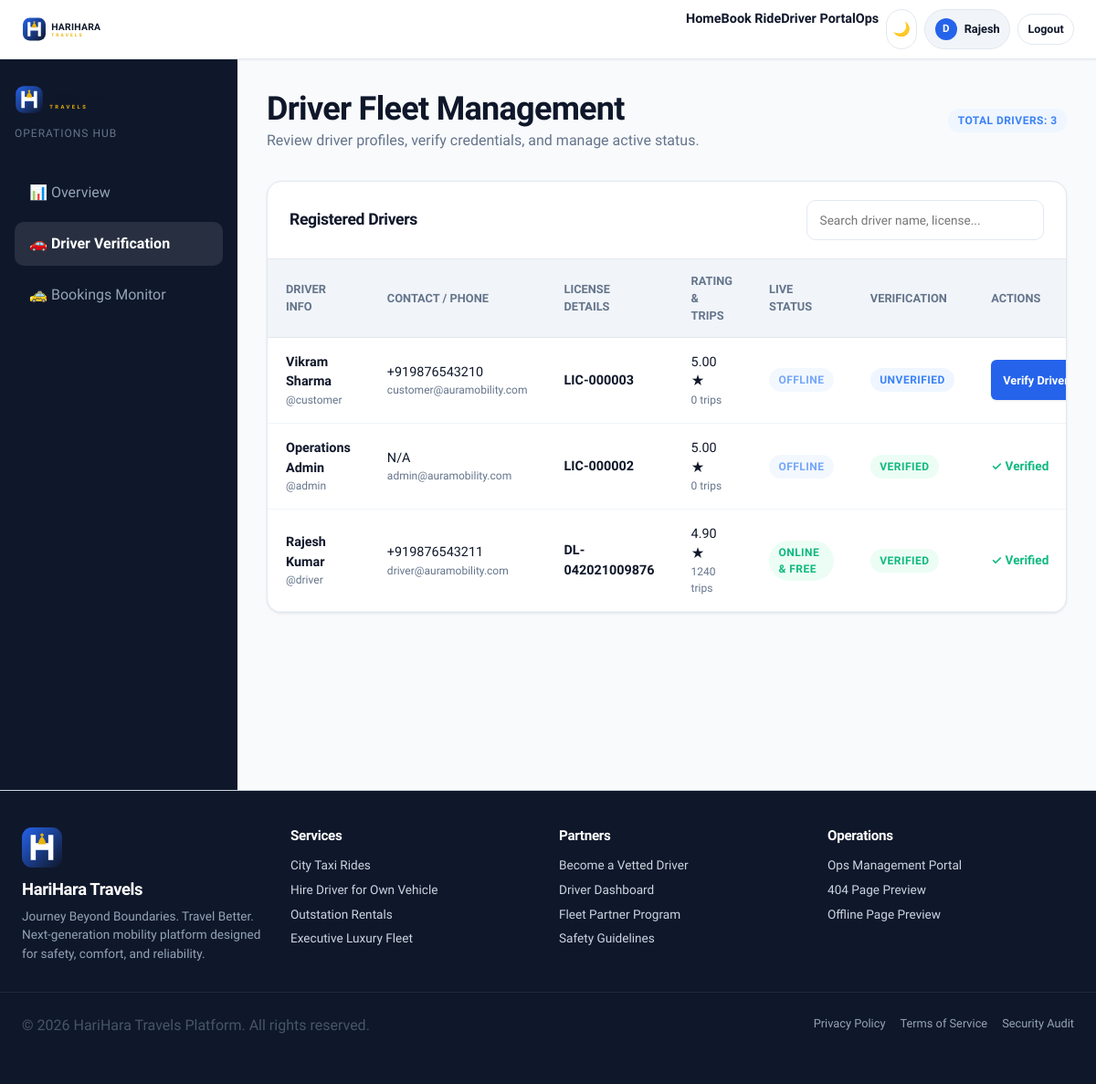
/admin-ops/drivers/ (signed in), run on an earlier commit of the app's database.
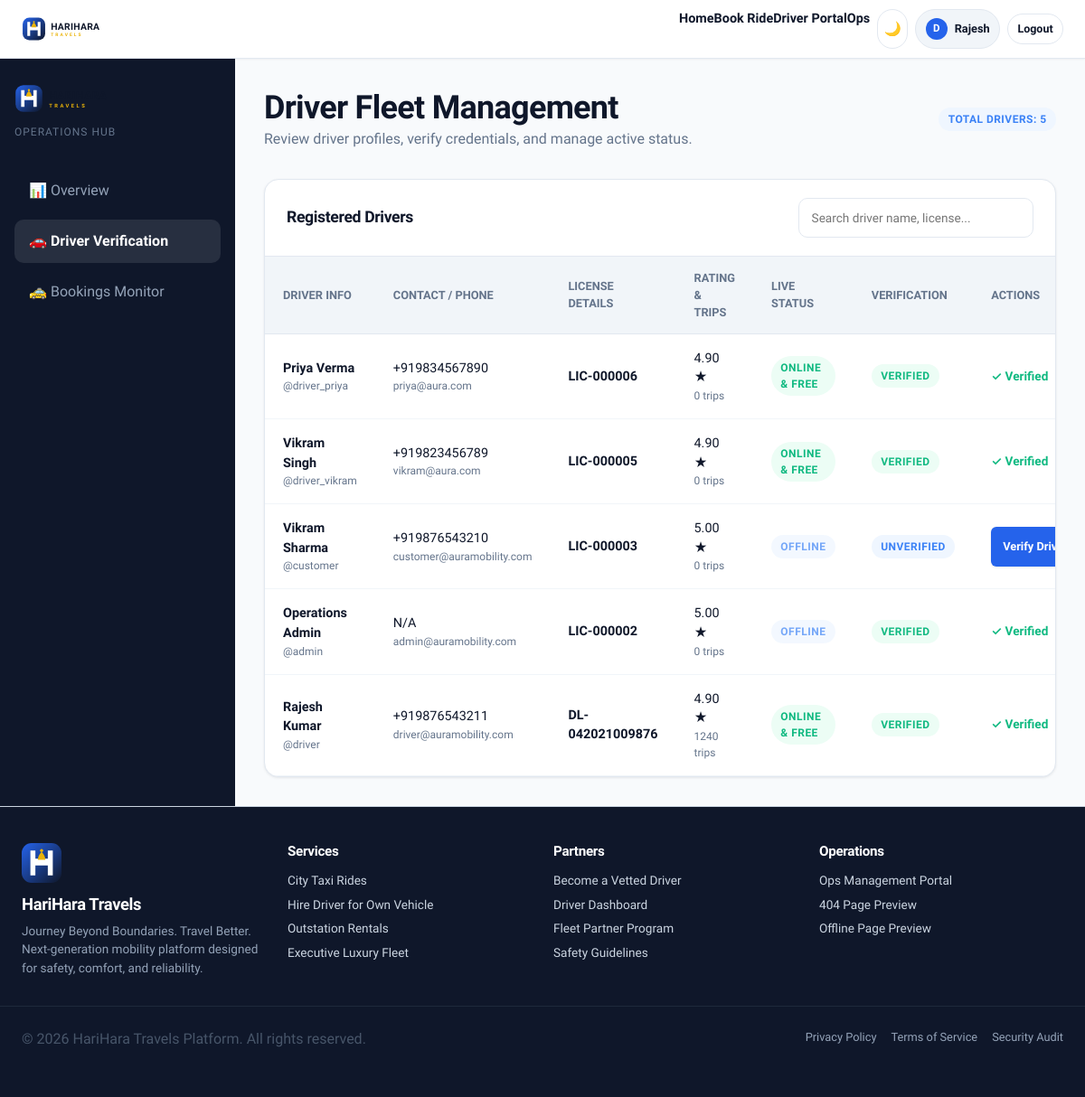
And on a later commit of the database.
### apps/drivers/models.py (models this page shows, shortened)
class DriverProfile(models.Model):
    class VerificationStatus(models.TextChoices):
        UNVERIFIED = 'UNVERIFIED', 'Unverified'
        PENDING = 'PENDING', 'Pending Review'
        VERIFIED = 'VERIFIED', 'Verified & Active'
        REJECTED = 'REJECTED', 'Rejected'
    user = models.OneToOneField(settings.AUTH_USER_MODEL, on_delete=models.CASCADE, related_name='driver_profile')
    license_number = models.CharField(max_length=50, unique=True)
    license_expiry = models.DateField(null=True, blank=True)
    verification_status = models.CharField(max_length=20, choices=VerificationStatus.choices, default=VerificationStatus.UNVERIFIED)
    is_online = models.BooleanField(default=False)
    is_busy = models.BooleanField(default=False)
    current_latitude = models.FloatField(default=28.6139) # Default GPS
    current_longitude = models.FloatField(default=77.2090)
    last_location_update = models.DateTimeField(auto_now=True)
    rating = models.DecimalField(max_digits=3, decimal_places=2, default=5.00)
    total_trips = models.PositiveIntegerField(default=0)
    created_at = models.DateTimeField(auto_now_add=True)
    updated_at = models.DateTimeField(auto_now=True)

### apps/accounts/models.py (models this page shows, shortened)
class User(AbstractUser):
    class Role(models.TextChoices):
        CUSTOMER = 'CUSTOMER', 'Customer'
        DRIVER = 'DRIVER', 'Driver'
        ADMIN = 'ADMIN', 'Admin / Operations'
    role = models.CharField(max_length=20, choices=Role.choices, default=Role.CUSTOMER)
    phone = models.CharField(max_length=20, unique=True, null=True, blank=True)
    is_phone_verified = models.BooleanField(default=False)
    is_email_verified = models.BooleanField(default=False)
    avatar = models.ImageField(upload_to='avatars/', null=True, blank=True)
    created_at = models.DateTimeField(auto_now_add=True)
    updated_at = models.DateTimeField(auto_now=True)

### apps/admin_ops/views.py (the view)
# urls.py: path('drivers/', views.drivers_list, name='drivers'),
@login_required
def drivers_list(request):
    drivers = DriverProfile.objects.select_related('user').order_by('-created_at')
    return render(request, 'admin/drivers.html', {'drivers': drivers})

### common/context_processors.py (called while the page is built)
def brand_context(request):
    user_role = getattr(request.user, 'role', 'GUEST') if getattr(request, 'user', None) and request.user.is_authenticated else 'GUEST'
    return {
        'PLATFORM_NAME': settings.AURA_PLATFORM['NAME'],
        'PLATFORM_TAGLINE': settings.AURA_PLATFORM['TAGLINE'],
        'PLATFORM_CURRENCY': settings.AURA_PLATFORM['CURRENCY'],
        'CURRENT_ROLE': user_role,
        'IS_CUSTOMER': user_role == 'CUSTOMER',
        'IS_DRIVER': user_role == 'DRIVER',
        'IS_ADMIN': user_role == 'ADMIN' or getattr(request.user, 'is_superuser', False),
    }

### templates/admin/drivers.html (shortened to what the changed rows need)
{% extends 'base/base.html' %}
{% block content %}
<div class="aura-view-section" id="view-admin-drivers">
  <div class="admin-layout">
    <main class="admin-content">
      <div class="flex items-center justify-between" style="margin-bottom: 2rem;">
        <div>
          <h2>Driver Fleet Management</h2>
          <p style="color: var(--color-text-muted);">Review driver profiles, verify credentials, and manage active status.</p>
        </div>
        <span class="badge badge-info">TOTAL DRIVERS: {{ drivers|length }}</span>
      </div>
      <div class="data-table-container">
        <table class="data-table">
          <thead>
            <tr>
              <th>Driver Info</th>
              <th>Contact / Phone</th>
              <th>License Details</th>
              <th>Rating & Trips</th>
              <th>Live Status</th>
              <th>Verification</th>
              <th>Actions</th>
            </tr>
          </thead>
          <tbody id="admin-drivers-table-body">
            {% for driver in drivers %}
            <tr>
              <td>
                <strong>{{ driver.user.get_full_name|default:driver.user.username }}</strong>
                <div style="font-size: 0.75rem; color: var(--color-text-muted);">@{{ driver.user.username }}</div>
              </td>
              <td>
                <div>{{ driver.user.phone|default:"N/A" }}</div>
                <div style="font-size: 0.75rem; color: var(--color-text-muted);">{{ driver.user.email }}</div>
              </td>
              <td>
                <strong>{{ driver.license_number }}</strong>
              </td>
              <td>
                <div>{{ driver.rating }} ★</div>
                <div style="font-size: 0.75rem; color: var(--color-text-muted);">{{ driver.total_trips }} trips</div>
              </td>
              <td>
                {% if driver.is_online %}
                  {% if driver.is_busy %}
                    <span class="badge badge-warning">On Trip</span>
                  {% else %}
                    <span class="badge badge-success">Online & Free</span>
                  {% endif %}
                {% else %}
                  <span class="badge badge-info" style="opacity: 0.7;">Offline</span>
                {% endif %}
              </td>
              <td>
                {% if driver.verification_status == 'VERIFIED' %}
                  <span class="badge badge-success">Verified</span>
                {% elif driver.verification_status == 'PENDING' %}
                  <span class="badge badge-warning">Pending Review</span>
                {% elif driver.verification_status == 'REJECTED' %}
                  <span class="badge badge-danger">Rejected</span>
                {% else %}
                  <span class="badge badge-info">Unverified</span>
                {% endif %}
              </td>
              <td>
                {% if driver.verification_status != 'VERIFIED' %}
                  <a href="{% url 'admin_ops:verify_driver' driver.id %}" class="btn btn-primary btn-sm" style="font-size: 0.8rem; padding: 0.3rem 0.75rem;">Verify Driver</a>
                {% else %}
                  <span style="font-size: 0.85rem; color: var(--color-success); font-weight: 600;">✓ Verified</span>
                {% endif %}
              </td>
            </tr>
            {% empty %}
            <tr>
              <td colspan="7" style="text-align: center; padding: 2rem; color: var(--color-text-muted);">
                No drivers registered yet.
              </td>
            </tr>
            {% endfor %}
          </tbody>
        </table>
      </div>
    </main>
  </div>
</div>
{% endblock %}

What changed in the data, as far as the page shows it:
added DriverProfile: user.get_full_name "Priya Verma", user.username "driver_priya", user.phone "+919834567890", user.email "priya@aura.com", license_number "LIC-000006", rating "4.90", total_trips "0", is_online "ONLINE & FREE", verification_status "VERIFIED"
added DriverProfile: user.get_full_name "Vikram Singh", user.username "driver_vikram", user.phone "+919823456789", user.email "vikram@aura.com", license_number "LIC-000005", rating "4.90", total_trips "0", is_online "ONLINE & FREE", verification_status "VERIFIED"
Also different on the page:
{{ drivers|length }}: "3" → "5"
